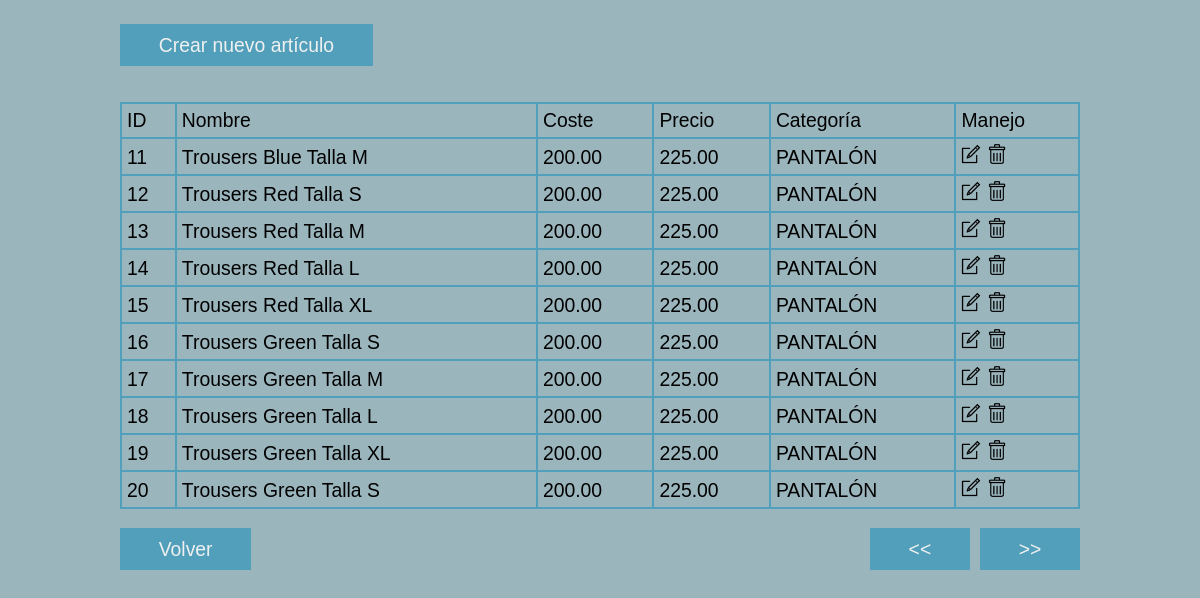
Screenshot of /articulos.php?pagina=2 (signed in) with the database file from the repository.
### tables this page shows
CREATE TABLE `product` (
  `ProductID` int(11) NOT NULL,
  `Name` varchar(50) NOT NULL,
  `Cost` decimal(10,2) NOT NULL,
  `Price` decimal(10,2) NOT NULL,
  `CategoryID` int(11) NOT NULL
);

### baseDatos.php (the view, shortened to what this page needs)
<?php
    Class Connection{
        public function __construct(){
            try{
                $this->conn_db = new PDO('mysql:host='.DB_HOST.'; dbname='.DB_NAME.'', DB_USER, DB_PASS);
                $this->conn_db->setAttribute(PDO::ATTR_ERRMODE, PDO::ERRMODE_EXCEPTION);
                return $this->conn_db;
            }catch(Exception $e){
                echo "Error: " . $e->getLine();
            }
        }
    }
    class Login extends Connection{
        public function compruebaSuperadmin($login){
            $sql= "SELECT SuperAdmin FROM setup";
            $stmt=$this->conn_db->query($sql);
            $superadmin=$stmt->fetchColumn();
            $sql="SELECT `UserID` FROM `user` WHERE `Email`=?";
            $stmt=$this->conn_db->prepare($sql);
            $stmt->execute([$login]);
            $user_id=$stmt->fetchColumn();
            if($superadmin == $user_id){
                return true;
            }else{
                return false;
            }
        }
    }
    class Articulos extends Connection{
        public function listadoArticulos($login){
            $log = new Login();
            $sql= "SELECT ProductID, Name, Cost, Price, CategoryID FROM product";
            $stmt=$this->conn_db->query($sql);
            $limite_filas = 10;
            $total_paginas = ceil(($stmt->rowCount()) / $limite_filas);
            if(isset($_GET["pagina"])){
                if($_GET["pagina"]==1){
                    header("Location:articulos.php");
                }else{
                    $pagina = $_GET["pagina"];
                }
            }else{
                $pagina = 1;
            }
            $pagina_inicial = ($pagina-1) * $limite_filas;
            $sql_limite = "SELECT ProductID, Name, Cost, Price, CategoryID FROM product LIMIT $pagina_inicial, $limite_filas";
            $stmt=$this->conn_db->query($sql_limite);
            if (($stmt->rowCount())> 0){
                echo "<table class=\"tabla\">\n
                        <tr>\n
                            <th>ID</th>\n
                            <th>Nombre</th>\n
                            <th>Coste</th>\n
                            <th>Precio</th>\n
                            <th>Categoría</th>\n";
                            if($log->compruebaSuperadmin($login)){
                                echo "<th>Manejo</th>\n
                                </tr>\n";
                            }
                while($fila = $stmt->fetch(PDO::FETCH_ASSOC)){
                    echo "<tr>\n
                    <td>" . $fila["ProductID"] . "</td>\n
                    <td>" . $fila["Name"] . "</td>\n
                    <td>" . $fila["Cost"] . "</td>\n
                    <td>" . $fila["Price"] . "</td>\n
                    <td>";
                    echo $this->showNombreCategoria($fila["CategoryID"]) . "</td>";
                    if($log->compruebaSuperadmin($login)){
                        echo "<td><a href='formArticulos.php?editar=" . $fila["ProductID"] . "'><img src='img/editar.png'></a>
                        <a href='formArticulos.php?borrar=" . $fila["ProductID"] . "'><img src='img/borrar.png'></a>
                       </td>\n
                    </tr>";
                    }
                };
                echo "</table>";
            }else{
                echo "<div class='feedback'><p>Error al obtener listado de artículos.</p></div>";
            }
            echo "<div class='prev-next'>";
            if($pagina>1){
                echo "<a class='boton' href='?pagina=".($pagina-1)."'><<</a>";
            }else{
                echo "<a class='boton'><<</a>";
            }
            if($pagina<$total_paginas){
                 echo "<a class='boton' href='?pagina=".($pagina+1)."'>>></a>";
            }else{
                echo "<a class='boton'>>></a>";
            }
            echo "</div>";
        }
        public function getListaCategorias(){
            $sql = "SELECT CategoryID, Name FROM category";
            $stmt=$this->conn_db->query($sql);
            if ($stmt){
                return $stmt;
            }else{
                return "Lista vacía";
            }
        }
        public function showNombreCategoria($categoryID){
            $datos = $this->getListaCategorias();
            while($fila=$datos->fetch(PDO::FETCH_ASSOC)){
                if($fila["CategoryID"] == $categoryID){
                print_r($fila["Name"]);}
            }
        }
    }
?>

### css/estilos.css (style rules this page uses)
:root { --dark: #529fbb; --med: #9bb5bd; --light: #d4e0e0; --text-dark: #185f8a; --text-light: #eff0f0; }
* { margin: 0; padding: 0; font-size: 1.1rem; font-weight: 100; vertical-align: baseline; font-family: Arial, sans-serif; color: var(--text-darkdark); box-sizing: border-box; border-style: none; text-decoration: none; }
body { background-color: var(--med); margin: 2% 10%; }
.boton { padding: 0.5em 2em; background-color: var(--dark); color: var(--text-light); text-decoration: none; display: inline-block; margin-bottom: 2rem; }
.prev-next { display: flex; justify-content: space-between; float: right; gap: 10px; }
table { border-spacing: 0; margin-bottom: 1em; width: 100%; border: 1px solid var(--dark); }
td, th { border: 1px solid var(--dark); text-align: left; padding: 5px; }
td { font-family: Arial, sans-serif; }
img { width: 20px; height: 20px; }

### rows the page displays
product: ProductID "11", Name "Trousers Blue Talla M", Cost "200.00", Price "225.00", value "PANTALÓN"
product: ProductID "12", Name "Trousers Red Talla S", Cost "200.00", Price "225.00", value "PANTALÓN"
product: ProductID "13", Name "Trousers Red Talla M", Cost "200.00", Price "225.00", value "PANTALÓN"
product: ProductID "14", Name "Trousers Red Talla L", Cost "200.00", Price "225.00", value "PANTALÓN"
product: ProductID "15", Name "Trousers Red Talla XL", Cost "200.00", Price "225.00", value "PANTALÓN"
product: ProductID "16", Name "Trousers Green Talla S", Cost "200.00", Price "225.00", value "PANTALÓN"
product: ProductID "17", Name "Trousers Green Talla M", Cost "200.00", Price "225.00", value "PANTALÓN"
product: ProductID "18", Name "Trousers Green Talla L", Cost "200.00", Price "225.00", value "PANTALÓN"
product: ProductID "19", Name "Trousers Green Talla XL", Cost "200.00", Price "225.00", value "PANTALÓN"
product: ProductID "20", Name "Trousers Green Talla S", Cost "200.00", Price "225.00", value "PANTALÓN"
